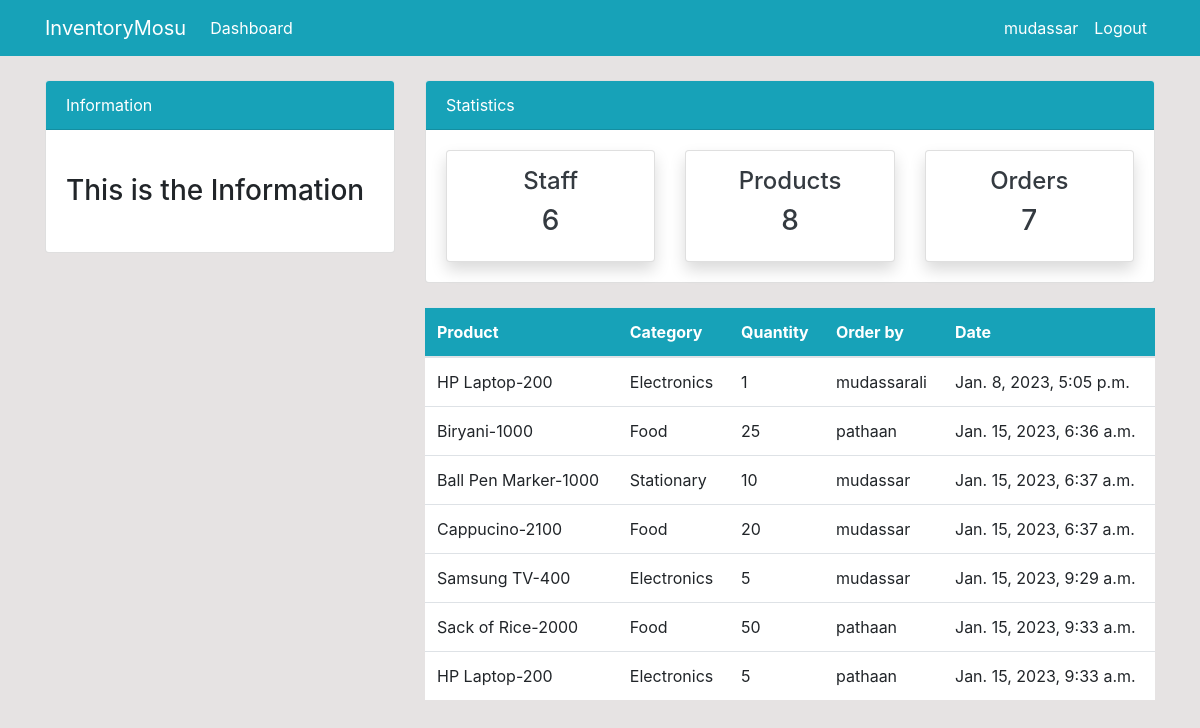
Screenshot of /order/ (signed in) with the database file from the repository.
### dashboard/models.py (models this page shows, shortened)
class Order(models.Model):
    product = models.ForeignKey(Product, on_delete=models.CASCADE, null=True)
    staff = models.ForeignKey(User, models.CASCADE, null=True)
    order_quantity = models.PositiveBigIntegerField(null=True)
    date = models.DateTimeField(auto_now_add=True)

class Product(models.Model):
    name = models.CharField(max_length=100, null=True)
    category = models.CharField(max_length=20, choices=CATEGORY)
    quantity = models.PositiveIntegerField(null=True)
    class Meta:
        verbose_name_plural = 'Staff Product'
    def __str__(self) -> str:
        return f'{self.name}-{self.quantity}'

### dashboard/views.py (the view)
# urls.py: path('order/', views.order, name='dashboard-order'),
@login_required
def order(request):
    orders = Order.objects.all()
    orders_count = orders.count()
    workers_count = User.objects.all().count()
    product_count = Product.objects.all().count()
    context = {
        'order': orders,
        'workers_count': workers_count,
        'orders_count': orders_count,
        'product_count': product_count
    }
    return render(request, 'dashboard/order.html', context)

### templates/dashboard/order.html (shortened to what this page needs)
{% extends 'partials/base.html' %}
{% block content %}
{% include 'partials/topnav.html' %}
<div class="container">
    <div class="row my-4">
        <div class="col-md-4">
        </div>
        <div class="col-md-8">
            <table class="table bg-white">
                <thead class="bg-info">
                    <tr class="text-white">
                        <th scope="col">Product</th>
                        <th scope="col">Category</th>
                        <th scope="col">Quantity</th>
                        <th scope="col">Order by</th>
                        <th scope="col">Date</th>
                    </tr>
                </thead>
                <tbody>
                    {% for orders in order %}
                    <tr>
                        <td>{{ orders.product }}</td>
                        <td>{{ orders.product.category }}</td>
                        <td>{{ orders.order_quantity }}</td>
                        <td>
                            {{ orders.staff.username }}
                        </td>
                        <td>
                            {{ orders.date }}
                        </td>
                    </tr>
                    {% endfor %}
                </tbody>
            </table>
        </div>
    </div>
</div>
{% endblock %}

### templates/partials/nav.html (shortened to what this page needs)
<nav class="navbar navbar-expand-lg navbar-info bg-info">
    {% if user.is_authenticated %}
    <div class="container">
        <a class="navbar-brand text-white" href="{% url 'dashboard-staff' %}">InventoryMosu</a>
        <div class="collapse navbar-collapse" id="navbarSupportedContent">
            <ul class="navbar-nav mr-auto">
                <li class="nav-item active">
                    <a class="nav-link text-white" href="{% url 'dashboard-index' %}">Dashboard </a>
                </li>
            </ul>
            <ul class="navbar-nav ml-auto">
                <li class="nav-item active">
                    <a class="nav-link text-white" href="{% url 'user-profile' %}">{{ user.username }}</a>
                </li>
                <li class="nav-item">
                    <a class="nav-link text-white" href="{% url 'user-logout' %}">Logout</a>
                </li>
            </ul>
            {% endif %}
        </div>
    </div>
</nav>

### static/style.css (style rules this page uses)
body { background: rgb(230, 227, 227); }

### rows the page displays
Order: product "HP Laptop-200", product.category "Electronics", order_quantity "1", staff.username "mudassarali", date "Jan. 8, 2023, 5:05 p.m."
Order: product "Biryani-1000", product.category "Food", order_quantity "25", staff.username "pathaan", date "Jan. 15, 2023, 6:36 a.m."
Order: product "Ball Pen Marker-1000", product.category "Stationary", order_quantity "10", staff.username "mudassar", date "Jan. 15, 2023, 6:37 a.m."
Order: product "Cappucino-2100", product.category "Food", order_quantity "20", staff.username "mudassar", date "Jan. 15, 2023, 6:37 a.m."
Order: product "Samsung TV-400", product.category "Electronics", order_quantity "5", staff.username "mudassar", date "Jan. 15, 2023, 9:29 a.m."
Order: product "Sack of Rice-2000", product.category "Food", order_quantity "50", staff.username "pathaan", date "Jan. 15, 2023, 9:33 a.m."
Order: product "HP Laptop-200", product.category "Electronics", order_quantity "5", staff.username "pathaan", date "Jan. 15, 2023, 9:33 a.m."

### other values shown
{{ user.username }} "mudassar"
{{ workers_count }} "6"
{{ product_count }} "8"
{{ orders_count }} "7"
